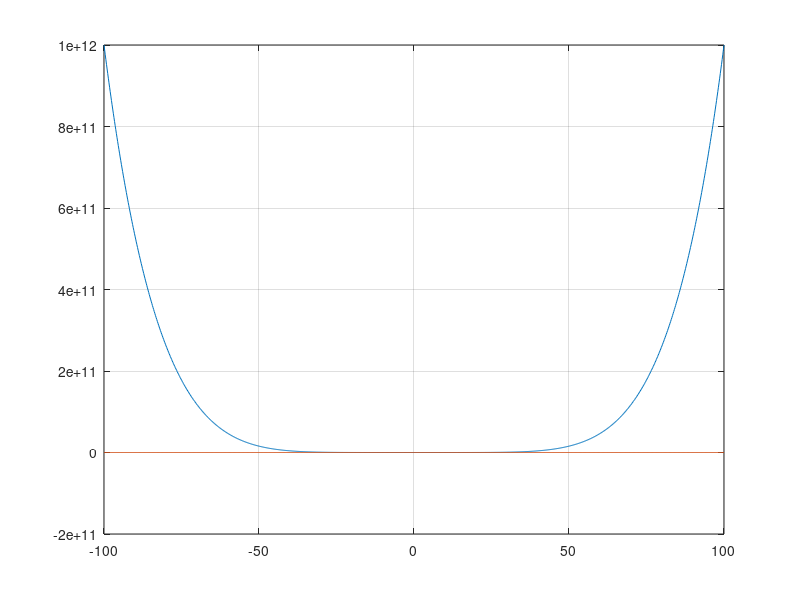

Write the MATLAB code that produced this figure.
n = 3;
p = [1,0,-n,0,n,0,-1];
x = linspace(-100,100,1000);
f = polyval(p,x);
plot(x,f);
grid on;
hold on;
x1 = 0;
y = linspace(-100,100,1000);
f1 = polyval(x1,y);
plot(y,f1);
grid on;